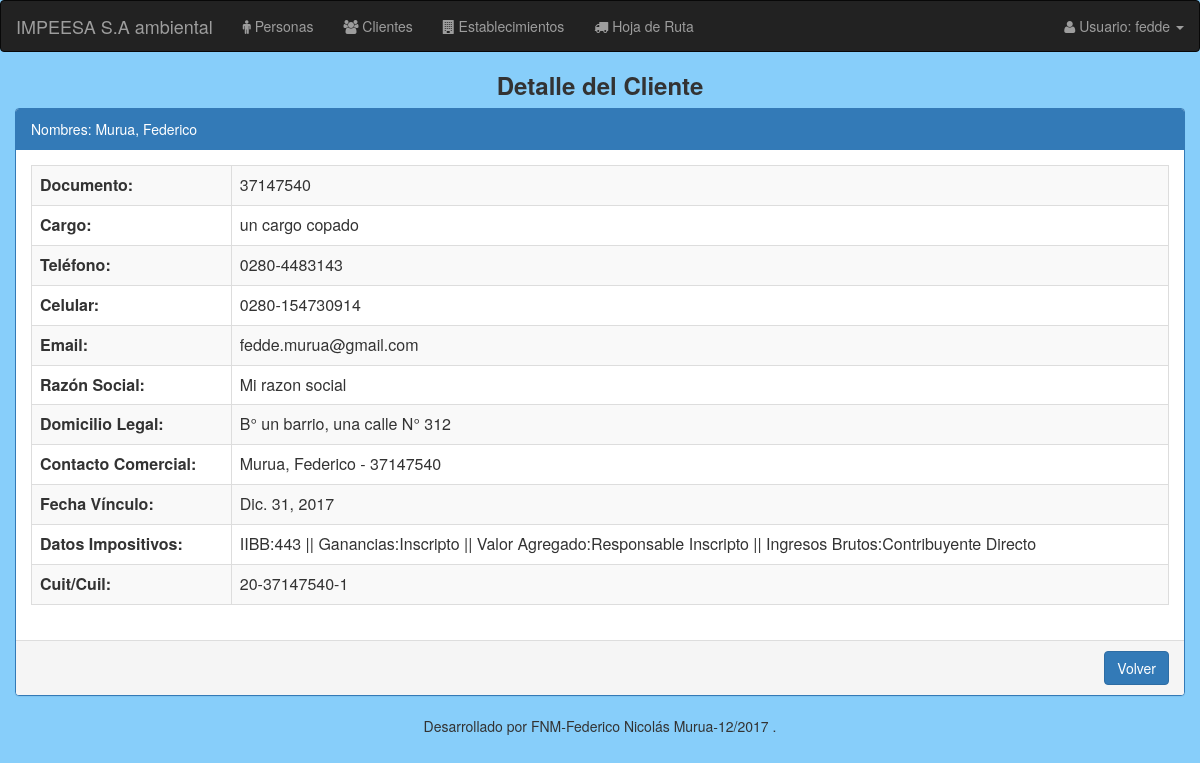
Page /clientes/detalle_clientes/1/ (signed in) on the earlier database version.
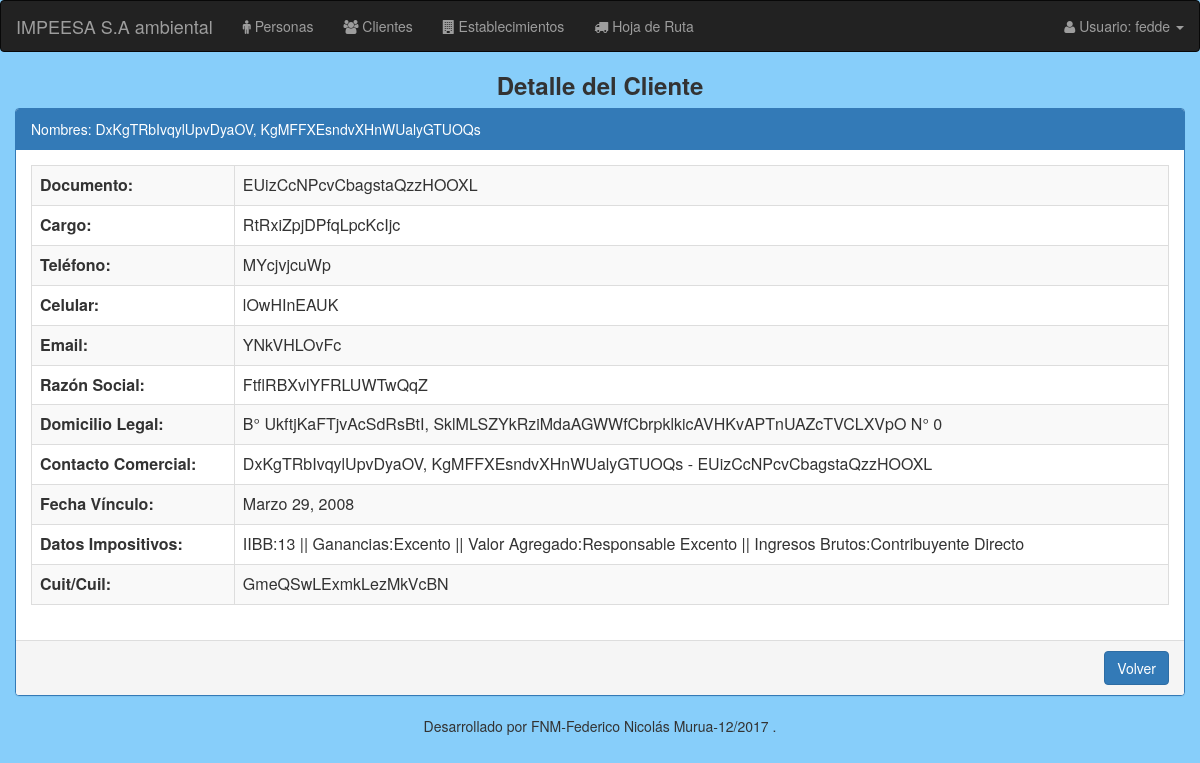
Same page on the later database version.
### modulo_I/models.py (models this page shows, shortened)
class Cliente(models.Model):
    razon_social = models.CharField(max_length=50) # puede ser distinta de la del generador
    domicilio_legal = models.ForeignKey('Domicilio', on_delete=models.CASCADE) # (para facturacion)
    apoderado = models.ForeignKey('Persona', related_name='apoderado', on_delete=models.CASCADE)
    contacto_comercial = models.ForeignKey('Persona', related_name='contact_comercial', on_delete=models.CASCADE)
    cargo = models.CharField(max_length=50)
    dato_impositivo = models.OneToOneField('DatoImpositivo', on_delete=models.CASCADE)
    fecha = models.DateField(default=now) #fecha de hoy
    fecha_vinculo = models.DateField() #fecha deL Vinculo que se confeccionó el formulario
    cuit_cuil = models.CharField(max_length=20)

class Persona(models.Model):
    apellido = models.CharField(max_length=50)
    nombre = models.CharField(max_length=50)
    documento = models.CharField(max_length=50, unique=True)
    telefono_fijo = models.CharField(max_length=50, null=True, blank=True)
    celular = models.CharField(max_length=50, null=True, blank=True)
    email = models.EmailField(max_length=50, null=True, blank=True)
    def __str__(self):
        return "%s, %s - %s" % (self.apellido, self.nombre, self.documento)

class Domicilio(models.Model):
    barrio = models.CharField(max_length=50)
    calle = models.CharField(max_length=50)
    calle_entre1 = models.CharField(max_length=50, null=True, blank=True)
    calle_entre2 = models.CharField(max_length=50, null=True, blank=True)
    nro = models.IntegerField(default=1,validators=[MinValueValidator(1)])
    piso = models.IntegerField(blank=True, null=True, validators=[MinValueValidator(1)])
    dpto = models.CharField(max_length=50, blank=True, null=True)
    localidad = models.ForeignKey('Localidad', on_delete=models.CASCADE)
    comarca = models.CharField(max_length=50, blank=True, null=True)
    def __str__(self):
        return "B° %s, %s  N° %s" % (self.barrio, self.calle, self.nro)

class DatoImpositivo(models.Model):
    impuestos_ganancias = MultiSelectField(choices=Impuesto_Ganancias)
    impuestos_valor_agregado = MultiSelectField(choices=Impuesto_Valor_Agregado)
    ingresos_brutos = MultiSelectField(choices=Ingresos_Brutos)
    nro_iibb = models.BigIntegerField(primary_key=True)
    def __str__(self):
        return "IIBB:%s || Ganancias:%s || Valor Agregado:%s || Ingresos Brutos:%s" % (self.nro_iibb, self.impuestos_ganancias, self.impuestos_valor_agregado, self.ingresos_brutos)

### modulo_I/views.py (the view)
@login_required
def detalle_clientes(request, id_cliente):
    cliente = Cliente.objects.get(id=id_cliente)
    return render(request, 'cliente/cliente_detalle.html', {'cliente': cliente})

### modulo_I/templates/cliente/cliente_detalle.html (shortened to what this page needs)
{% extends "base/base_detalle.html" %}
{% load staticfiles %}
{% load staticfiles bootstrap3 %}
{% block header-title %}Detalle del Cliente{% endblock %}
{% block panel-heading %}
  Nombres: {{cliente.apoderado.apellido}}, {{cliente.apoderado.nombre}}
{% endblock %}
{% block detalle %}
  <table class="table table-striped table-bordered">
      <tbody>
          <tr>
              <th>Documento:</th>
              <td> {{cliente.apoderado.documento}}</td>
          </tr>
          <tr>
              <th>Cargo:</th>
              <td> {{cliente.cargo}}</td>
          </tr>
          {% if cliente.apoderado.telefono_fijo %}
            <tr>
                <th>Teléfono:</th>
                <td> {{cliente.apoderado.telefono_fijo}}</td>
            </tr>
          {% endif %}
          {% if cliente.apoderado.celular %}
            <tr>
                <th>Celular:</th>
                <td> {{cliente.apoderado.celular}}</td>
            </tr>
          {% endif %}
          {% if cliente.apoderado.email %}
            <tr>
                <th>Email:</th>
                <td> {{cliente.apoderado.email}}</td>
            </tr>
          {% endif %}
          <tr>
              <th>Razón Social:</th>
              <td> {{cliente.razon_social}}</td>
          </tr>
          <tr>
              <th>Domicilio Legal:</th>
              <td> {{cliente.domicilio_legal}}</td>
          </tr>
          {% if cliente.contacto_comercial %}
            <tr>
                <th>Contacto Comercial:</th>
                <td> {{cliente.contacto_comercial}}</td>
            </tr>
          {% endif %}
          <tr>
              <th>Fecha Vínculo:</th>
              <td> {{cliente.fecha_vinculo}}</td>
          </tr>
          <tr>
              <th>Datos Impositivos:</th>
              <td> {{cliente.dato_impositivo}}</td>
          </tr>
          <tr>
              <th>Cuit/Cuil:</th>
              <td>{{ cliente.cuit_cuil }}</td>
          </tr>
      </tbody>
  </table>
{% endblock %}
{% block url-volver %}
  {% url 'clientes:listado_clientes' %}
{% endblock %}

Differences in the rows shown:
changed Cliente: apoderado.apellido "Murua" → "DxKgTRbIvqylUpvDyaOV"; apoderado.nombre "Federico" → "KgMFFXEsndvXHnWUalyGTUOQs"; apoderado.documento "37147540" → "EUizCcNPcvCbagstaQzzHOOXL"; cargo "un cargo copado" → "RtRxiZpjDPfqLpcKcIjc"; apoderado.telefono_fijo "0280-4483143" → "MYcjvjcuWp"; apoderado.celular "0280-154730914" → "lOwHInEAUK"; apoderado.email "fedde.murua@gmail.com" → "YNkVHLOvFc"; razon_social "Mi razon social" → "FtflRBXvlYFRLUWTwQqZ"; domicilio_legal "B° un barrio, una calle N° 312" → "B° UkftjKaFTjvAcSdRsBtI, SklMLSZYkRziMdaAGWWfCbrpklkicAVHKvAPTnUAZcTVCLXVpO N° 0"; contacto_comercial "Murua, Federico - 37147540" → "DxKgTRbIvqylUpvDyaOV, KgMFFXEsndvXHnWUalyGTUOQs - EUizCcNPcvCbagstaQzzHOOXL"; fecha_vinculo "Dic. 31, 2017" → "Marzo 29, 2008"; dato_impositivo "IIBB:443 || Ganancias:Inscripto || Valor Agregado:Responsable Inscripto || Ingresos Brutos:Contribuyente Directo" → "IIBB:13 || Ganancias:Excento || Valor Agregado:Responsable Excento || Ingresos Brutos:Contribuyente Directo"; cuit_cuil "20-37147540-1" → "GmeQSwLExmkLezMkVcBN"
